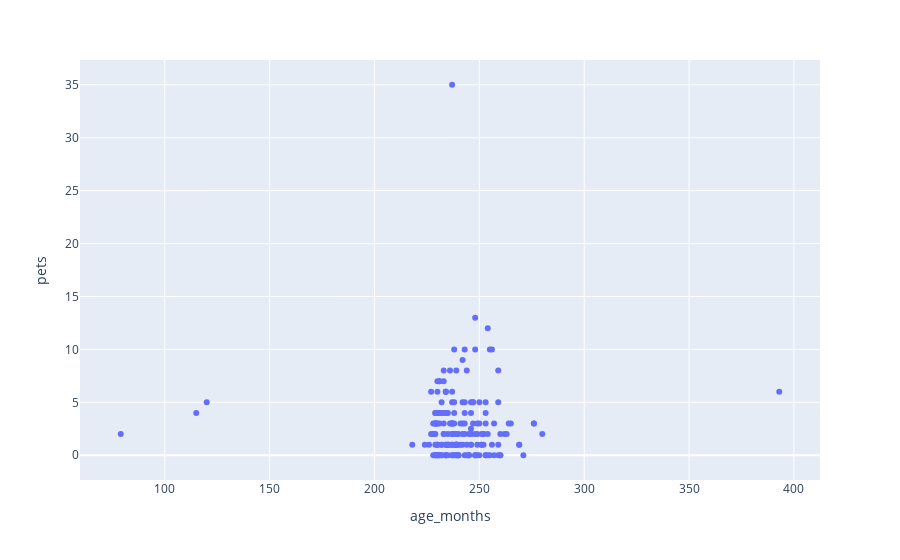

Notebook code cell kept with this figure:
### Markdown cell above
## Cleaning Data before Numerical Summaries

Before we can truly begin discussing calucating numerical summaries of our data, we need to make sure our data are clean! Missing values, incorrect values, etc. These can all cause issues in calculating the basic statistics we use to summarize data. For example, in our getting to know you data, we know some data are missing, and we know some data were entered incorrectly/are outliers:

### Code cell
px.scatter(data_frame=gtky, x='age_months', y='pets')

### Figure 1 — Plotly figure (JSON) as saved in the notebook; plotly's stock layout.template omitted (floating-point values rounded to 4 significant figures; data arrays with more than 128 entries replaced by an {"elided": "..."} marker saying what was removed)
{"data": [{"hovertemplate": "age_months=%{x}<br>pets=%{y}<extra></extra>", "legendgroup": "", "marker": {"color": "#636efa", "symbol": "circle"}, "mode": "markers", "name": "", "orientation": "v", "showlegend": false, "type": "scatter", "x": {"elided": "190 float values"}, "xaxis": "x", "y": {"elided": "190 float values"}, "yaxis": "y"}], "layout": {"autosize": true, "legend": {"tracegroupgap": 0}, "margin": {"t": 60}, "xaxis": {"anchor": "y", "autorange": true, "domain": [0, 1], "range": [60.0, 412.0], "title": {"text": "age_months"}, "type": "linear"}, "yaxis": {"anchor": "x", "autorange": true, "domain": [0, 1], "range": [-2.71, 37.71], "title": {"text": "pets"}, "type": "linear"}}}
